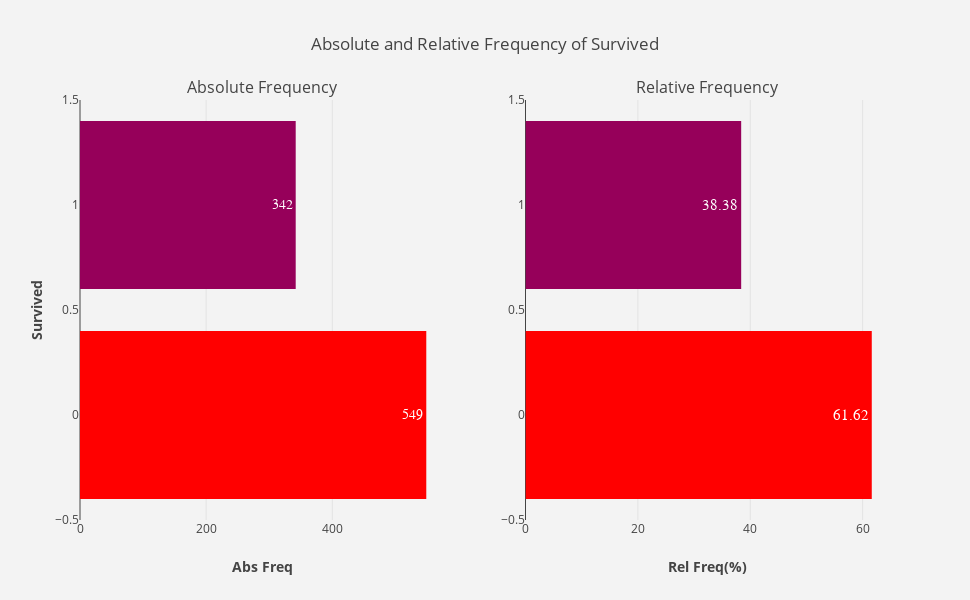

This figure's notebook cell:
### Markdown cell above
###  4.1.1 Survived <a id="4.1.1"></a>

### Code cell
"""Plot number of survivors and victims in absolute and relative scale in the tragedy."""
plotFrequency(merged.Survived)

### Figure 1 — Plotly figure (JSON) as saved in the notebook; plotly's stock layout.template omitted (floating-point values rounded to 4 significant figures)
{"data": [{"hoverinfo": "x+y", "marker": {"color": [549, 342], "colorscale": "Rainbow"}, "name": "Abs Freq", "orientation": "h", "text": [549.0, 342.0], "textfont": {"family": "sans serif", "size": 14}, "textposition": "auto", "type": "bar", "uid": "6437cf3d-77ed-450c-80d1-88081447e909", "x": [549, 342], "xaxis": "x", "y": [0.0, 1.0], "yaxis": "y"}, {"hoverinfo": "x+y", "marker": {"color": [61.62, 38.38], "colorscale": "Rainbow"}, "name": "Rel Freq(%)", "orientation": "h", "text": [61.62, 38.38], "textfont": {"family": "sans serif", "size": 15}, "textposition": "auto", "type": "bar", "uid": "0fad07b8-e744-4515-9939-a31511cc7055", "x": [61.62, 38.38], "xaxis": "x2", "y": [0.0, 1.0], "yaxis": "y2"}], "layout": {"annotations": [{"font": {"size": 16}, "showarrow": false, "text": "Absolute Frequency", "x": 0.225, "xanchor": "center", "xref": "paper", "y": 1.0, "yanchor": "bottom", "yref": "paper"}, {"font": {"size": 16}, "showarrow": false, "text": "Relative Frequency", "x": 0.775, "xanchor": "center", "xref": "paper", "y": 1.0, "yanchor": "bottom", "yref": "paper"}], "height": 600, "hovermode": "closest", "paper_bgcolor": "rgb(243, 243, 243)", "plot_bgcolor": "rgb(243, 243, 243)", "showlegend": false, "title": {"text": "Absolute and Relative Frequency of Survived"}, "width": 970, "xaxis": {"anchor": "y", "domain": [0.0, 0.45], "title": {"text": "<b>Abs Freq</b>"}}, "xaxis2": {"anchor": "y2", "domain": [0.55, 1.0], "title": {"text": "<b>Rel Freq(%)</b>"}}, "yaxis": {"anchor": "x", "domain": [0.0, 1.0], "title": {"text": "<b>Survived</b>"}}, "yaxis2": {"anchor": "x2", "domain": [0.0, 1.0]}}}
